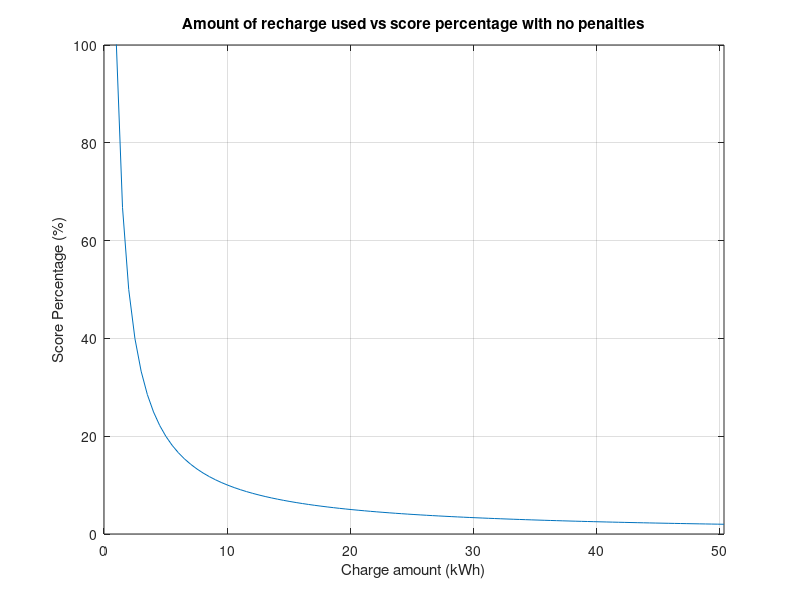
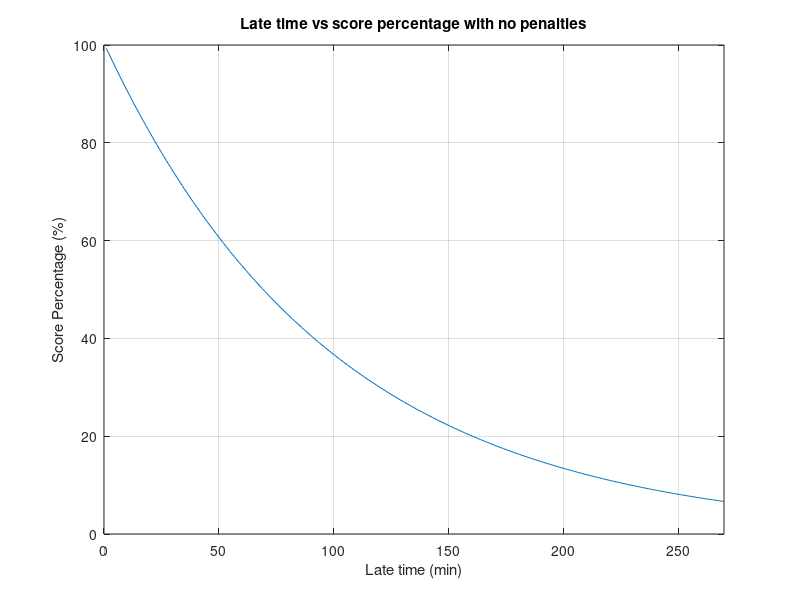

MATLAB code to generate these figures, in order:
clear variables

%% Parameters
%----------------------------------
% Initial Score Parameters
%----------------------------------
distance=3020; %Total Distance of Race (lower if end not met)
D=2*distance; %Passenger-km score (2-Seater vehicle)
E=1; %Nominal External Energy (No charge gives large score, but set to 1 to avoid 1/0)
P=1; %Practicality score, assume 1 for calculations, in reality will be less
late=0; %Initially, assume no lateness
d=0; %Assume no penalties
S=0; %Setup
St=0; %Setup
SMax=6020; %Maximum score (provided E=1)
Estart=1/((240*30)/1000); %Value of E to start at max
%----------------------------------
% Charging Parameters
%----------------------------------
sunset_tennant=19.4964; %Sunset time in decimal
sunset_coober=19.5122; %Sunset time in decimal
charge_time=23; %Time the car is allowed to charge until
kWhUsed = 0; %Setup
time=0; %Setup

tennant_time_max=(charge_time-sunset_tennant); %Maximum charging time in Tennant Creek
coober_time_max=(charge_time-sunset_coober); %Maximum charging time in Coober Pedy

%----------------------------------
% Late Parameters
%----------------------------------
max_time_tennant = 90;
max_time_coober = 30;
max_time_adelaide = 150;

%% Charging Penalty
for i=Estart:(tennant_time_max+coober_time_max)/100:tennant_time_max+coober_time_max
    E=((240*30)/1000)*i; %Calculate E in kWh from time(i)
    Snew=(D/E)*P*0.99^(late+d); %Calculate the score
    S=[S (Snew/SMax)*100]; %Give S as a percentage
    kWhUsed=[kWhUsed E];
end

S(:,1)=[];
kWhUsed(:,1)=[];

figure
plot(kWhUsed,S)
xlabel('Charge amount (kWh)');
ylabel('Score Percentage (%)');
title ('Amount of recharge used vs score percentage with no penalties')
grid('on')
xlim([0 50.331318400000000])
ylim([0 100])

%% Late Penalty

%----------------------------------
% Reinitialise Score Parameters
%----------------------------------
distance=3020;
D=2*distance;
E=1;
P=1;
d=0;

for i=1:max_time_tennant+max_time_coober+max_time_adelaide
    Snew=(D/E)*P*0.99^(i+d); %Calculate the score dependent on time
    St=[St (Snew/SMax)*100]; %Give S as a percentage
    time = [time i];
end

time(:,1)=[];
St(:,1)=[];

figure
plot(time,St)
xlabel('Late time (min)');
ylabel('Score Percentage (%)');
title ('Late time vs score percentage with no penalties')
grid('on')
xlim([0 270])